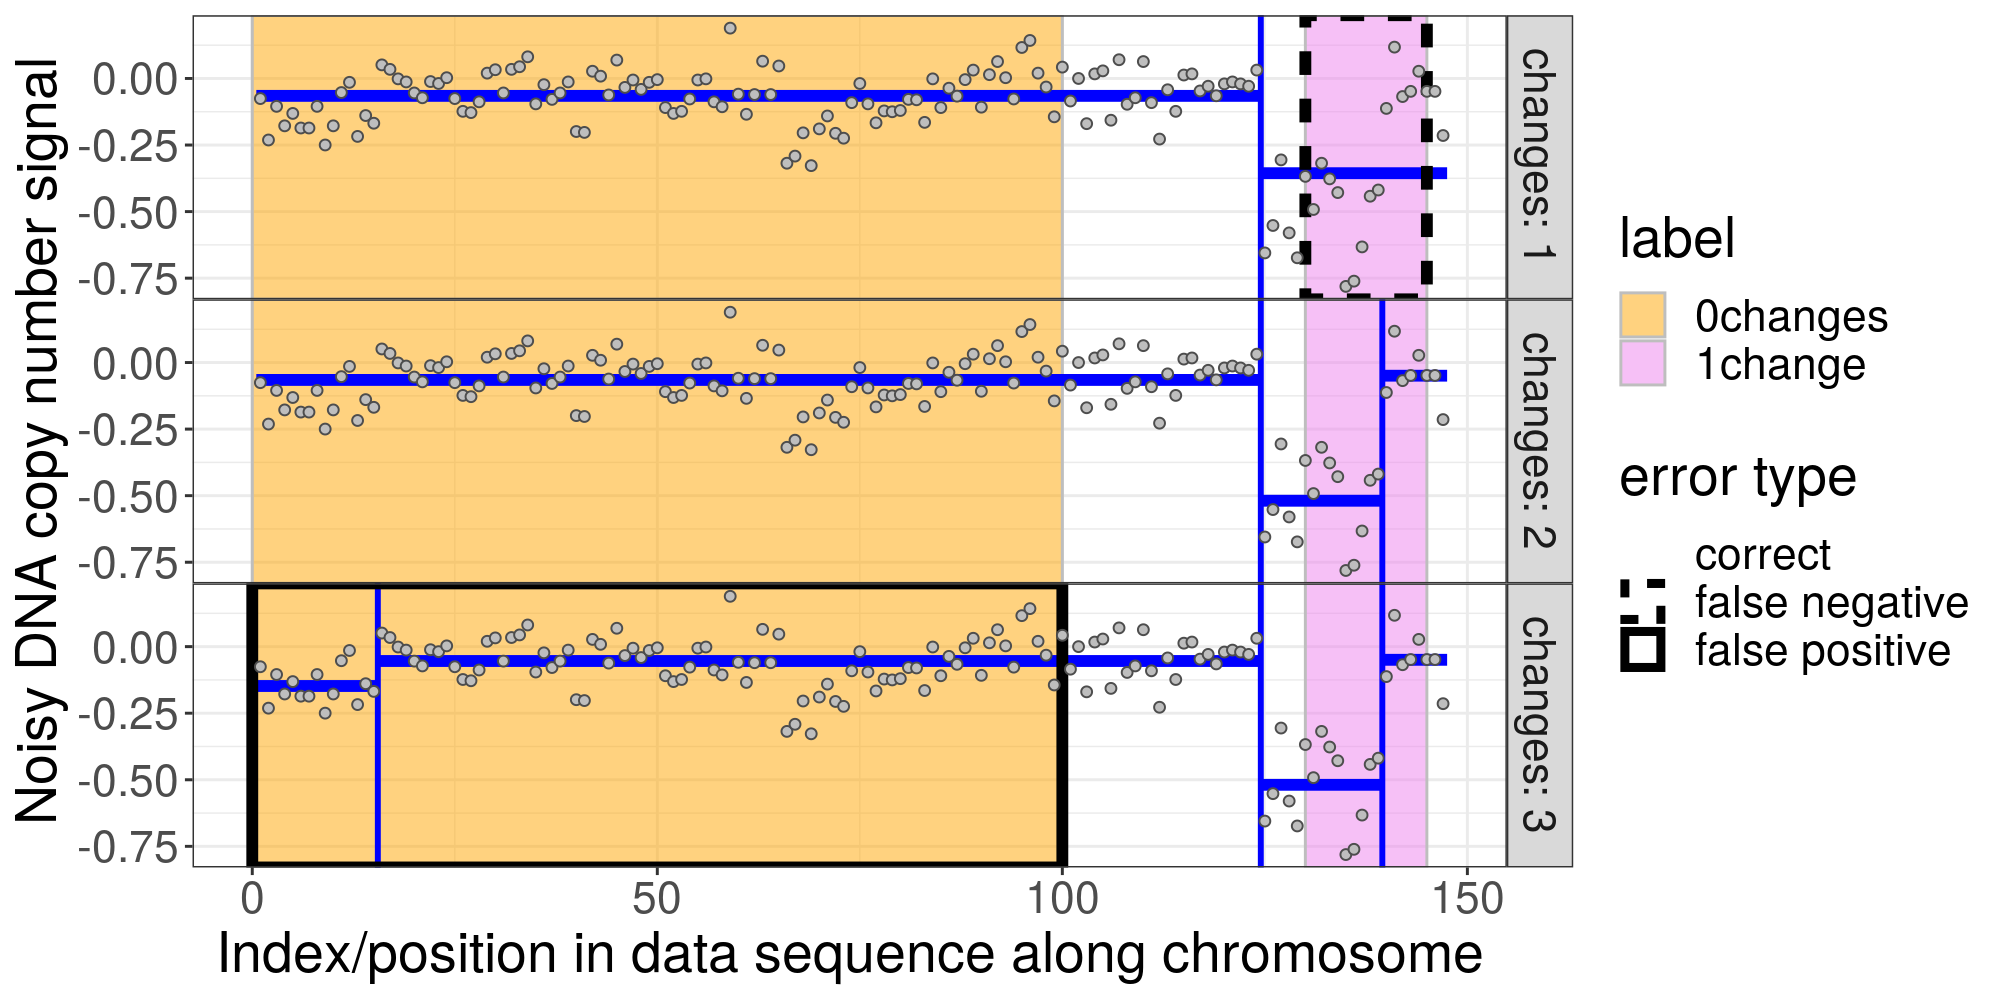

Write R code to recreate this figure.
suppressPackageStartupMessages({
  library(data.table)
  library(ggplot2)
})
set.colors <- c(subtrain="black", validation="red")
theme_set(
  theme_bw()+
    theme(
      panel.spacing=grid::unit(0, "lines"),
      text=element_text(size=20)))
geom.text.size <- 5
data(neuroblastoma, package="neuroblastoma")
a <- function(min, max, annotation){
  data.frame(min, max, annotation)
}
nb.ann <- rbind(
  data.table(pid.chr="4.11", rbind(
    a(0, 100, "0changes"),
    a(130, 145, "1change"))),
  data.table(pid.chr="4.2", rbind(
    a(0, 50, "1change"),
    a(120, 155, "0changes"))))
setkey(nb.ann, pid.chr)
nb.dt <- data.table(neuroblastoma[["profiles"]])
nb.dt[, data.i := rank(position), keyby=.(profile.id, chromosome)]
nb.dt[, pid.chr := paste0(profile.id, ".", chromosome)]
setkey(nb.dt, pid.chr)

max.segments <- 4
data.dt.list <- list()
model.dt.list <- list()
cv.dt.list <- list()
penalty.dt.list <- list()
selected.dt.list <- list()
model.segs.list <- list()
label.error.list <- list()
subtrain.segs.list <- list()
some.ids <- c(
  ##"4.2",
  "4.11")
for(id in some.ids){
  chrom.dt <- nb.dt[id]
  fit.list <- jointseg::Fpsn(chrom.dt$logratio, max.segments)
  loss <- fit.list[["J.est"]]
  n.data <- nrow(chrom.dt)
  first.pos <- chrom.dt[1, position]
  last.pos <- chrom.dt[.N, position]
  pos.between <- chrom.dt[, position[-1]-diff(position)/2]
  chrom.dt[, start.pos := c(first.pos, pos.between)]
  chrom.dt[, end.pos := c(pos.between, last.pos)]
  data.dt.list[[id]] <- data.table(sequence.id=id, chrom.dt)
  chrom.segs <- with(fit.list, data.table(
    end=as.integer(t.est),
    segments=as.integer(row(t.est)))
    )[is.finite(end)][order(segments, end)]
  cum.vec <- c(0, cumsum(chrom.dt$logratio))
  chrom.segs[, start := c(0, end[-.N])+1, by=segments]
  chrom.segs[, changes := segments-1]
  chrom.segs[, mean := (cum.vec[end+1]-cum.vec[start])/(end-start+1) ]
  for(start.or.end in c("start", "end")){
    start.or.end.pos <- paste0(start.or.end, ".pos")
    indices <- chrom.segs[[start.or.end]]
    set(
      chrom.segs,
      j=start.or.end.pos,
      value=chrom.dt[[start.or.end.pos]][indices])
  }
  chrom.ann <- nb.ann[id]
  print(chrom.ann)
  change.dt <- chrom.segs[start>1]
  change.dt[, pid.chr := id]
  show.models <- data.table(
    pid.chr=id,
    sequence.id=id,
    segments=1:max.segments)
  show.models[, changes := segments-1]
  err.list <- penaltyLearning::labelError(
    show.models,
    chrom.ann,
    change.dt,
    change.var="start",
    problem.vars="pid.chr",
    model.vars="segments")
  label.error.list[[id]] <- err.list$label.errors
  model.segs.list[[id]] <- data.table(sequence.id=id, chrom.segs)
}
plotData <- function(id){
  ggplot()+
    scale_x_continuous(
      "Position/index in data sequence")+
    scale_y_continuous(
      "logratio (approximate DNA copy number)")+
    geom_point(aes(
      data.i, logratio),
      data=data.dt.list[[id]])
}
plotData("4.2")
plotData("4.11")

scale.fill <- scale_fill_manual(
  "label",
  values=c("1change"="violet", "0changes"="orange"))
plotDataLabel <- function(id){
  pro.ann <- nb.ann[id]
  ggplot()+
    scale_x_continuous(
      "Position on chromosome (bases)")+
    scale_y_continuous(
      "logratio (approximate DNA copy number)")+
    geom_rect(aes(
      xmin=min, xmax=max,
      ymin=-Inf, ymax=Inf,
      fill=annotation),
      alpha=0.5,
      data=pro.ann)+
    geom_point(aes(
      data.i, logratio),
      shape=1,
      data=data.dt.list[[id]])+
    scale.fill
}
plotDataLabel("4.11")
model.color <- "blue"
plotDataLabelModels <- function(id){
  seg.dt <- model.segs.list[[id]]
  change.dt <- seg.dt[start>1]
  data.dt <- data.dt.list[[id]]
  ggplot()+
    facet_grid(segments ~ .)+
    geom_segment(aes(
      start, mean,
      xend=end, yend=mean),
      color=model.color,
      size=2,
      data=seg.dt)+
    geom_vline(aes(
      xintercept=start),
      data=change.dt,
      size=1,
      color=model.color)+
    scale_x_continuous(
      "Position on chromosome (bases)")+
    scale_y_continuous(
      "logratio (approximate DNA copy number)")+
    geom_point(aes(
      data.i, logratio),
      shape=1,
      data=data.dt)+
    geom_rect(aes(
      xmin=min, xmax=max,
      ymin=-Inf, ymax=Inf,
      fill=annotation),
      alpha=0.5,
      data=nb.ann[id])+
    geom_rect(aes(
      xmin=min, xmax=max,
      ymin=-Inf, ymax=Inf,
      linetype=status),
      color="black",
      size=2,
      fill="transparent",
      data=label.error.list[[id]])+
    scale_linetype_manual(
      "error type",
      values=c(
        correct=0,
        "false negative"=3,
        "false positive"=1))+
    scale.fill
}
plotDataLabelModels("4.11")

seg.dt <- do.call(rbind, model.segs.list)[segments>1]
err.dt <- do.call(rbind, label.error.list)[segments>1]
change.dt <- seg.dt[start>1]
data.dt <- do.call(rbind, data.dt.list)
ggplot()+
  facet_grid(changes ~ sequence.id, labeller=label_both, scales="free", space="free")+
  geom_rect(aes(
    xmin=min, xmax=max,
    ymin=-Inf, ymax=Inf,
    fill=annotation),
    alpha=0.5,
    color="grey",
    data=err.dt)+
  geom_segment(aes(
    start-0.5, mean,
    xend=end+0.5, yend=mean),
    color=model.color,
    size=2,
    data=seg.dt)+
  geom_vline(aes(
    xintercept=start-0.5),
    data=change.dt,
    size=1,
    color=model.color)+
  scale_x_continuous(
    "Index/position in data sequence")+
  scale_y_continuous(
    "logratio (approximate DNA copy number)")+
  geom_point(aes(
    data.i, logratio),
    shape=1,
    color="grey30",
    data=data.dt)+
  geom_rect(aes(
    xmin=min, xmax=max,
    ymin=-Inf, ymax=Inf,
    linetype=status),
    color="black",
    size=2,
    fill="transparent",
    data=err.dt)+
  scale_linetype_manual(
    "error type",
    values=c(
      correct=0,
      "false negative"=3,
      "false positive"=1))+
  scale.fill

gg <- ggplot()+
  facet_grid(changes ~ ., labeller=label_both, scales="free", space="free")+
  geom_rect(aes(
    xmin=min, xmax=max,
    ymin=-Inf, ymax=Inf,
    fill=annotation),
    alpha=0.5,
    color="grey",
    data=err.dt)+
  geom_segment(aes(
    start-0.5, mean,
    xend=end+0.5, yend=mean),
    color=model.color,
    size=2,
    data=seg.dt)+
  geom_vline(aes(
    xintercept=start-0.5),
    data=change.dt,
    size=1,
    color=model.color)+
  scale_x_continuous(
    "Index/position in data sequence along chromosome")+
  scale_y_continuous(
    "Noisy DNA copy number signal")+
  geom_rect(aes(
    xmin=min, xmax=max,
    ymin=-Inf, ymax=Inf,
    linetype=status),
    color="black",
    size=2,
    fill="transparent",
    data=err.dt)+
  geom_point(aes(
    data.i, logratio),
    shape=21,
    fill="grey",
    color="grey30",
    data=data.dt)+
  ## geom_line(aes(
  ##   data.i, logratio),
  ##   color="grey30",
  ##   data=data.dt)+
  scale_linetype_manual(
    "error type",
    values=c(
      correct=0,
      "false negative"=3,
      "false positive"=1))+
  scale.fill
png("10-segmentation-model-selection.png", height=5, width=10, res=200, units="in")
print(gg)
dev.off()
